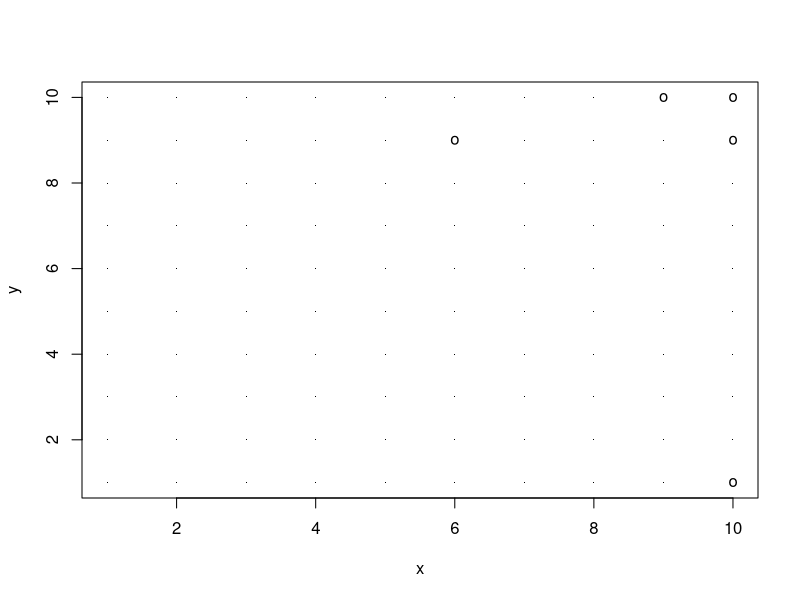
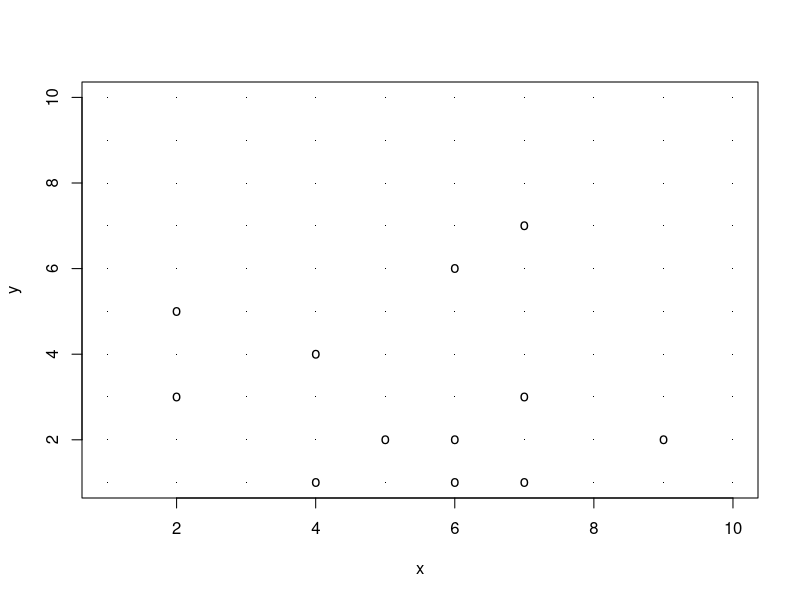
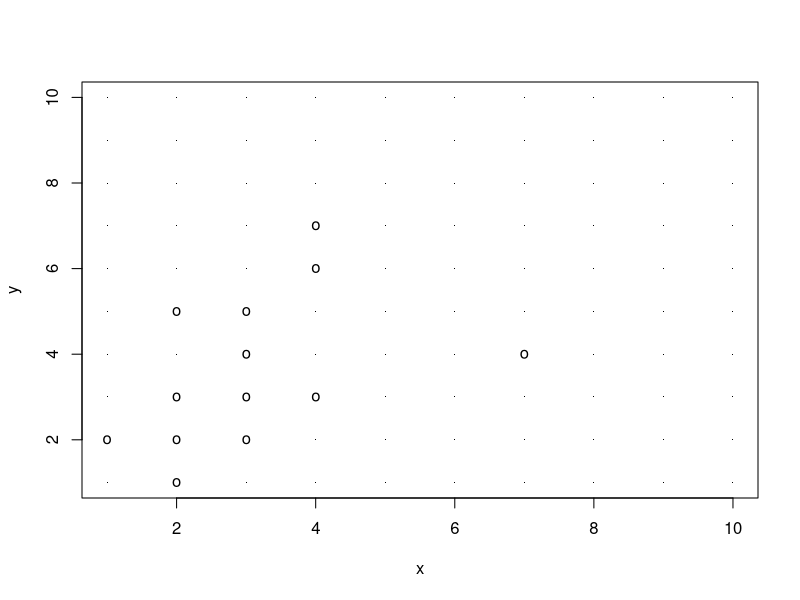
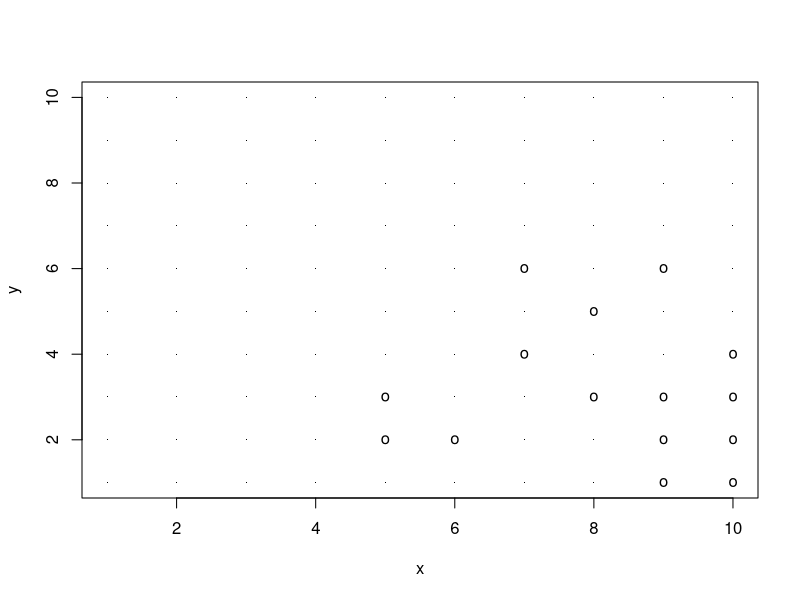
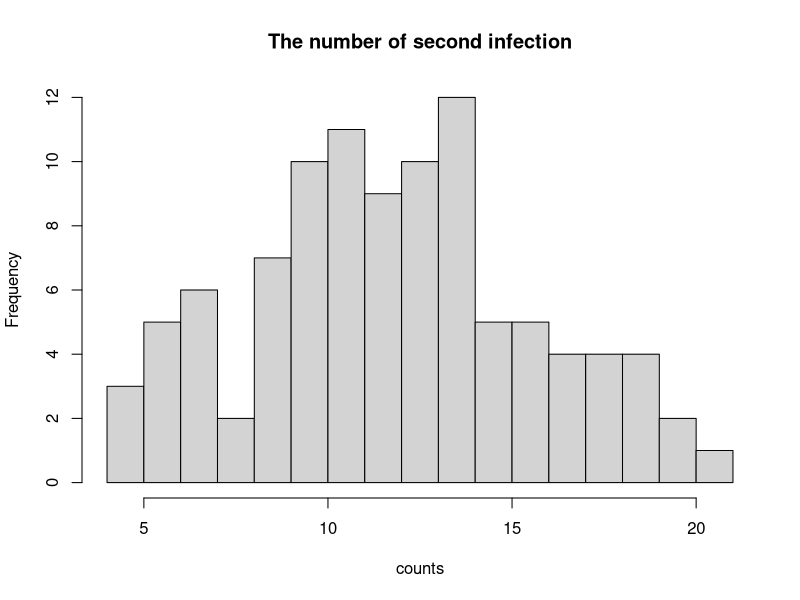

These charts were generated, in order, by the following R code:
## ---- chunk 1
knitr::opts_chunk$set(fig.width=5, fig.height=3.5) 
## ---- chunk 2
# infection function
prob_infected = function(a, b, dist) {
  return(1 - exp(-a * dist^(-b)))
}

# initialization
X = rep(1:10, 10)
Y = c()
for (i in 1:10) {
  Y = c(Y, rep(i, 10))
}

# infection one time
infection_process = function(a, b) {
  k = sample(1:100, 1)
  infected = rep(0, 100)
  infected[k] = 1
   
  dists = sqrt((X[k] - X)^2 + (Y[k] - Y)^2)
  prob = prob_infected(a, b, dists)
  idx = runif(100) <= prob
  idx[k] = FALSE
  infected[idx] = 2
  return(infected)
}

# plot the infection
plot_infection = function(a, b) {
  infected = infection_process(a, b)
  idx = infected == 0
  plot(X[idx], Y[idx], type = "p", pch = ".", xlab = "x", ylab = "y")
  points(X[!idx], Y[!idx], pch = "o", lwd = 6)
}
## ---- chunk 3
set.seed(2022)
plot_infection(1.5, 2.0)
plot_infection(1.5, 2.0)
plot_infection(1.5, 2.0)
plot_infection(1.5, 2.0)

## ---- chunk 4
N = 100
counts = rep(0, N)
for (i in 1:N) {
  ret = infection_process(1.5, 2.0)
  # A second version to record the number by the initial infection 
  counts[i] = sum(ret == 2)
}
hist(counts, breaks = 20, main = "The number of second infection")

## ---- chunk 5

as = seq(1.5, 0, -0.01)
N = 1000
highest_a = NULL

set.seed(2022)
for (a in as) {
  counts = rep(0, N)
  for (i in 1:N) {
    counts[i] = sum(infection_process(a, 2.0) == 2)
  }
  if (sum(counts==0) >= 0.8*N) {
    highest_a = a
    break
  }
}

print(paste0("The highest a value is ", highest_a))
